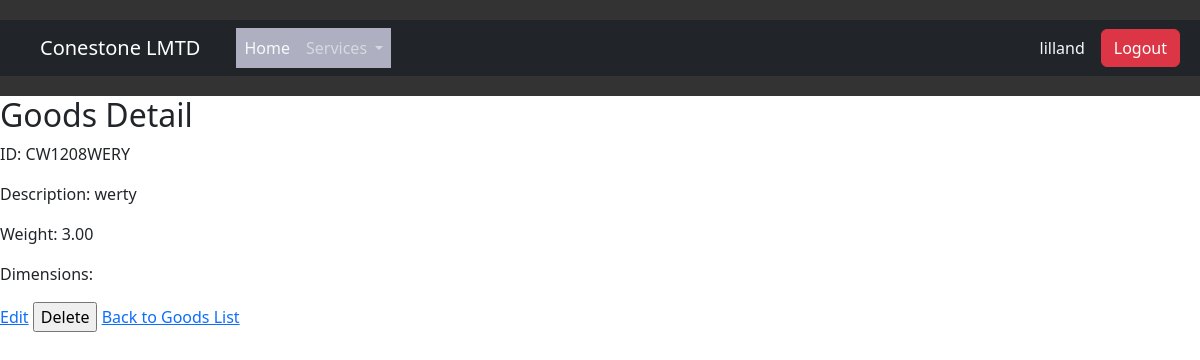
/goods/CW1208WERY/ (signed in), run on the app's committed database.
### ConerstoneLimmited/models.py (models this page shows, shortened)
class Goods(models.Model):
    goods_id = models.CharField(max_length=20, unique=True)
    buyer = models.ForeignKey(User, on_delete =models.CASCADE)
    name = models.CharField(max_length=50, default=' ')
    price = models.DecimalField(default=0.00, max_digits=100, decimal_places=2)
    description = models.TextField()
    weight = models.DecimalField(max_digits=10, decimal_places=2)
    quantity = models.PositiveIntegerField(default=1)
    supplier = models.ForeignKey('ForeignSupplier', on_delete=models.CASCADE)
    inspection_status = models.BooleanField(default=False)

### ConerstoneLimmited/views.py (the view)
# urls.py: path('goods/<str:goods_id>/', views.view_goods, name='view_goods'),
@login_required(login_url='/login/')
def view_goods(request, goods_id):
    goods = get_object_or_404(Goods, goods_id=goods_id)
    return render(request, 'goods_detail.html', {'goods': goods})

### ConerstoneLimmited/templates/goods_detail.html (shortened to what this page needs)
{% extends 'base.html' %}
{% block content %}
  <h2>Goods Detail</h2>
  <p>ID: {{ goods.goods_id }}</p>
  <p>Description: {{ goods.description }}</p>
  <p>Weight: {{ goods.weight }}</p>
  <p>Dimensions: {{ goods.dimensions }}</p>
  <a href="{% url 'edit_goods' goods.goods_id %}">Edit</a>
  <form method="post" action="{% url 'delete_goods' goods.goods_id %}" style="display: inline;">
    <input type="submit" value="Delete" onclick="return confirm('Are you sure you want to delete this goods item?')">
  </form>
  <a href="{% url 'goods_list' %}">Back to Goods List</a>
{% endblock %}

### ConerstoneLimmited/templates/base.html (shortened to what this page needs)
{% load static %}
{% load crispy_forms_tags %}
{% load bootstrap5 %}
{% bootstrap_css %}
<!DOCTYPE html>
<html lang="en">
<head>
  <link rel="stylesheet" href="{% static 'css/style.css' %}">
  <link rel="stylesheet" href="{% static 'css/index.css' %}">
  <link href="https://cdn.jsdelivr.net/npm/bootstrap@5.3.2/dist/css/bootstrap.min.css" rel="stylesheet">
  <link rel="stylesheet" href="{% static 'css/bootstrap-datepicker.min.css' %}">
  <link rel="stylesheet" href="https://cdn.jsdelivr.net/npm/bootstrap@4.3.1/dist/css/bootstrap.min.css">
<link href="https://cdn.jsdelivr.net/npm/bootstrap@5.3.2/dist/css/bootstrap.min.css" rel="stylesheet">
</head>
<header>
  <nav class="navbar navbar-expand-lg navbar-dark bg-dark p-2">
    <div class="container-fluid">
      <a class="navbar-brand" href="{% url 'home' %}">Conestone LMTD</a>
      {% if user.is_authenticated %}
        <ul class="navbar-nav me-auto mb-2 mb-lg-0">
          <li class="nav-item"><a class="nav-link text-light" href="{% url 'home' %}">Home</a></li>
          <li class="nav-item dropdown">
            <a class="nav-link dropdown-toggle"  id="navbarDropdown" role="button" data-bs-toggle="dropdown" aria-haspopup="true" aria-expanded="false">
              Services
            </a>
          </li>
        </ul>
        <div class="d-flex">
          <p class="text-light me-3 my-auto">{{ user.username }}</p>
          <a href="{% url 'logout' %}" class="btn btn-danger">Logout</a>
        </div>
      {% else %}
        <a href="{% url 'login' %}" class="btn btn-primary me-3">Login</a>
        <a href="admin" class="btn btn-primary me-3">Admin</a>
        <a href="{% url 'signup' %}" class="btn btn-success">Signup</a>
      {% endif %}
    </div>
  </nav>
</header>
<body class="">
  {% block content %}{% endblock content %}
  </body>
</html>

### ConerstoneLimmited/static/css/style.css (style rules this page uses)
a { text-decoration: none; text-decoration-line: none; text-underline-position: none; color: #00eeff; }

### ConerstoneLimmited/static/css/index.css (style rules this page uses)
body { font-family: 'Arial', sans-serif; margin: 0; padding: 0; box-sizing: border-box; width: 100%; }
header { text-align: center; padding: 20px 0; background-color: #333; color: #fff; }
nav ul { list-style: none; padding: 0; margin: 0; background-color: #aeb0c1; overflow: hidden; }
nav li { float: left; }
a { text-decoration:none }
nav a { display: block; padding: 15px 20px; text-decoration: none; color: #333; }

### data on the page
Goods: goods_id "CW1208WERY", description "werty", weight "3.00"

### other printed values
{{ user.username }} "lilland"
